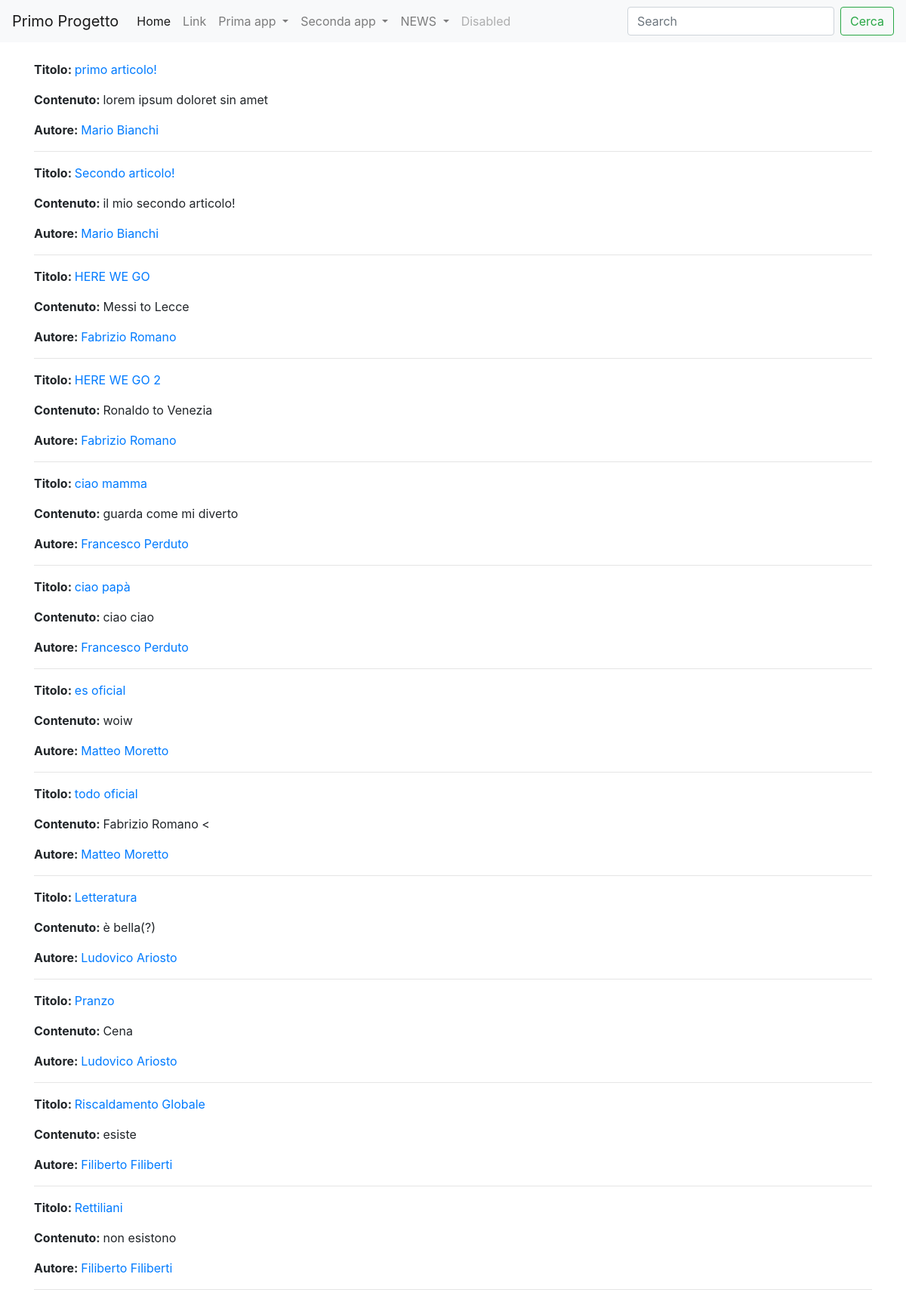
Page /lista_articoli/ on the committed database.
### news/models.py (models this page shows, shortened)
class Articolo(models.Model):
    titolo = models.CharField(max_length=100) #alcuni capi necessitano di parametri obbligatori
    contenuto = models.TextField()
    giornalista = models.ForeignKey(Giornalista, on_delete=models.CASCADE, related_name="articoli")
    visualizzazioni = models.IntegerField(blank=True, default=0)
    data = models.DateField(default=datetime.now(), blank=True)
    class Meta:
        verbose_name = "Articolo"
        verbose_name_plural = "Articoli"

class Giornalista(models.Model):
    nome = models.CharField(max_length=20)
    cognome = models.CharField(max_length=20)
    anno_di_nascita = models.DateField(max_length=10, default=datetime.now(), blank=True)
    def __str__(self):
        return self.nome + " " + self.cognome
    class Meta:
        verbose_name = "Giornalista"
        verbose_name_plural = "Giornalisti"

### news/views.py (the view)
# urls.py: path("lista_articoli/", listaArticoli, name="lista_articoli"),
def listaArticoli(request, pk=None):
    if pk==None:
        articoli = Articolo.objects.all()
    else:
        articoli = Articolo.objects.filter(giornalista_id=pk)
    context = {
        'articoli': articoli,
    }
    return render(request, 'lista_articoli.html', context)

### news/templates/lista_articoli.html (shortened to what this page needs)
{%extends 'base.html'%}
{% block content %}
{% for articolo in articoli %}
    <p><strong>Titolo: </strong>
        <a href={% url 'news:articolo_detail' articolo.id%}>{{articolo.titolo}}</a>
    </p>
    <p><strong>Contenuto: </strong>
        {{articolo.contenuto}}
    </p>
    <p><strong>Autore: </strong>
        <a href={% url 'news:giornalista_detail' articolo.giornalista.id %}>{{articolo.giornalista}}</a>
    </p>
    <hr>
{% endfor %}
{% endblock content %}

### rows in the picture
Articolo: titolo "primo articolo!", contenuto "lorem ipsum doloret sin amet", giornalista "Mario Bianchi"
Articolo: titolo "Secondo articolo!", contenuto "il mio secondo articolo!", giornalista "Mario Bianchi"
Articolo: titolo "HERE WE GO", contenuto "Messi to Lecce", giornalista "Fabrizio Romano"
Articolo: titolo "HERE WE GO 2", contenuto "Ronaldo to Venezia", giornalista "Fabrizio Romano"
Articolo: titolo "ciao mamma", contenuto "guarda come mi diverto", giornalista "Francesco Perduto"
Articolo: titolo "ciao papà", contenuto "ciao ciao", giornalista "Francesco Perduto"
Articolo: titolo "es oficial", contenuto "woiw", giornalista "Matteo Moretto"
Articolo: titolo "todo oficial", contenuto "Fabrizio Romano <", giornalista "Matteo Moretto"
Articolo: titolo "Letteratura", contenuto "è bella(?)", giornalista "Ludovico Ariosto"
Articolo: titolo "Pranzo", contenuto "Cena", giornalista "Ludovico Ariosto"
Articolo: titolo "Riscaldamento Globale", contenuto "esiste", giornalista "Filiberto Filiberti"
Articolo: titolo "Rettiliani", contenuto "non esistono", giornalista "Filiberto Filiberti"
